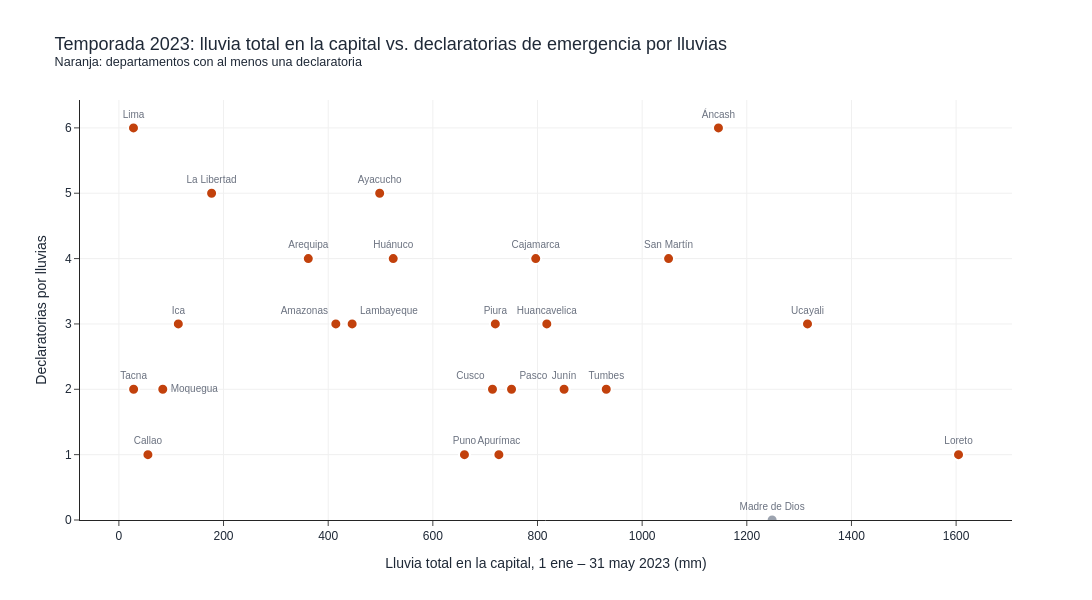

Notebook cell for this chart:
### Markdown cell above
# ## 5. Gráficos

### Code cell
ACENTO, GRIS, TINTA, TINTA_SUAVE = "#c2410c", "#9ca3af", "#1f2937", "#6b7280"

# Posición de la etiqueta: arriba al centro, salvo los pares de puntos que quedan muy juntos
posicion = {"Amazonas": "top left", "Lambayeque": "top right", "Moquegua": "middle right",
            "Cusco": "top left", "Pasco": "top right"}
fig = go.Figure()
fig.add_trace(go.Scatter(
    x=t23["lluvia_total_mm"], y=t23["declaratorias"], mode="markers+text", text=t23["departamento"],
    textposition=[posicion.get(d, "top center") for d in t23["departamento"]], textfont=dict(size=10, color=TINTA_SUAVE),
    marker=dict(size=11, color=[ACENTO if n > 0 else GRIS for n in t23["declaratorias"]],
                line=dict(width=2, color="white")),
    customdata=t23[["dias_lluvia_fuerte", "prorrogas"]],
    hovertemplate="<b>%{text}</b><br>Lluvia: %{x:,.1f} mm<br>Días ≥20 mm: %{customdata[0]}"
                  "<br>Declaratorias: %{y}<br>Prórrogas: %{customdata[1]}<extra></extra>"))
fig.update_layout(
    template="simple_white", width=1100, height=600, showlegend=False, font=dict(family="Arial", color=TINTA),
    title=dict(text="Temporada 2023: lluvia total en la capital vs. declaratorias de emergencia por lluvias"
                    "<br><sup>Naranja: departamentos con al menos una declaratoria</sup>", font=dict(size=18)),
    xaxis=dict(title="Lluvia total en la capital, 1 ene – 31 may 2023 (mm)", showgrid=True, gridcolor="#f0f0f0"),
    yaxis=dict(title="Declaratorias por lluvias", showgrid=True, gridcolor="#f0f0f0", rangemode="tozero"),
)
fig.show()
fig.write_image("graficos/extra_2023_dispersion.png", scale=2)
display(Image("graficos/extra_2023_dispersion.png", width=950))

### Figure 1 — Plotly figure (JSON) as saved in the notebook; plotly's stock layout.template omitted (floating-point values rounded to 4 significant figures)
{"data": [{"customdata": [[3, 1], [9, 1], [3, 0], [1, 0], [2, 1], [0, 0], [0, 0], [1, 0], [3, 0], [2, 0], [0, 0], [6, 0], [1, 0], [4, 1], [0, 0], [26, 0], [23, 0], [0, 0], [1, 0], [12, 1], [4, 0], [12, 0], [0, 0], [14, 1], [24, 0]], "hovertemplate": "<b>%{text}</b><br>Lluvia: %{x:,.1f} mm<br>Días ≥20 mm: %{customdata[0]}<br>Declaratorias: %{y}<br>Prórrogas: %{customdata[1]}<extra></extra>", "marker": {"color": ["#c2410c", "#c2410c", "#c2410c", "#c2410c", "#c2410c", "#c2410c", "#c2410c", "#c2410c", "#c2410c", "#c2410c", "#c2410c", "#c2410c", "#c2410c", "#c2410c", "#c2410c", "#c2410c", "#9ca3af", "#c2410c", "#c2410c", "#c2410c", "#c2410c", "#c2410c", "#c2410c", "#c2410c", "#c2410c"], "line": {"color": "white", "width": 2}, "size": 11}, "mode": "markers+text", "text": ["Amazonas", "Áncash", "Apurímac", "Arequipa", "Ayacucho", "Cajamarca", "Callao", "Cusco", "Huancavelica", "Huánuco", "Ica", "Junín", "La Libertad", "Lambayeque", "Lima", "Loreto", "Madre de Dios", "Moquegua", "Pasco", "Piura", "Puno", "San Martín", "Tacna", "Tumbes", "Ucayali"], "textfont": {"color": "#6b7280", "size": 10}, "textposition": ["top left", "top center", "top center", "top center", "top center", "top center", "top center", "top left", "top center", "top center", "top center", "top center", "top center", "top right", "top center", "top center", "top center", "middle right", "top right", "top center", "top center", "top center", "top center", "top center", "top center"], "type": "scatter", "x": [414.6, 1146.0, 726.2, 362.0, 498.4, 796.6, 55.5, 714.0, 817.8, 524.3, 113.6, 850.8, 177.2, 445.8, 27.9, 1605.0, 1248.0, 83.9, 750.4, 719.4, 660.4, 1050.0, 28.2, 931.4, 1316.0], "y": [3, 6, 1, 4, 5, 4, 1, 2, 3, 4, 3, 2, 5, 3, 6, 1, 0, 2, 2, 3, 1, 4, 2, 2, 3]}], "layout": {"font": {"color": "#1f2937", "family": "Arial"}, "height": 600, "showlegend": false, "title": {"font": {"size": 18}, "text": "Temporada 2023: lluvia total en la capital vs. declaratorias de emergencia por lluvias<br><sup>Naranja: departamentos con al menos una declaratoria</sup>"}, "width": 1100, "xaxis": {"gridcolor": "#f0f0f0", "showgrid": true, "title": {"text": "Lluvia total en la capital, 1 ene – 31 may 2023 (mm)"}}, "yaxis": {"gridcolor": "#f0f0f0", "rangemode": "tozero", "showgrid": true, "title": {"text": "Declaratorias por lluvias"}}}}
